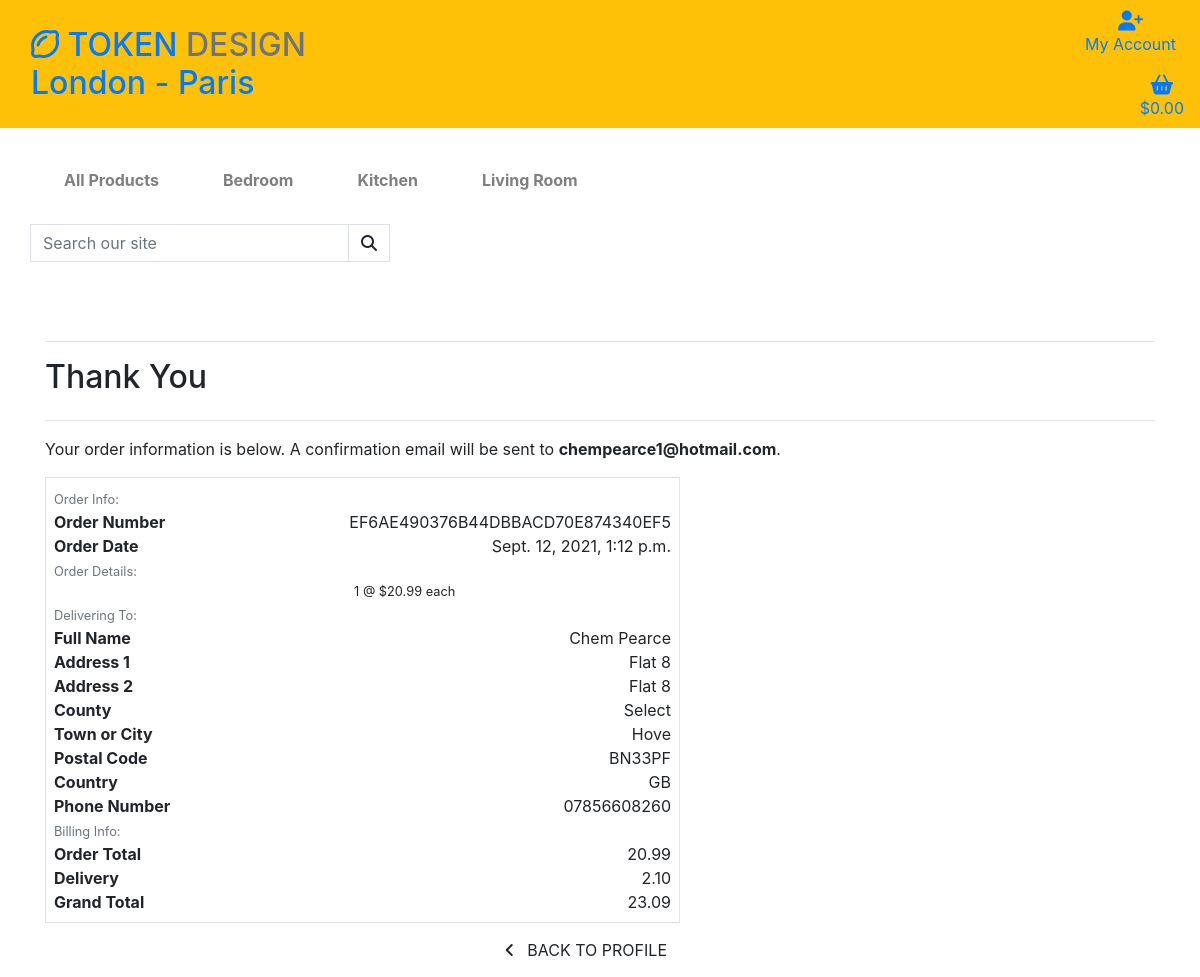
/profile/order_history/EF6AE490376B44DBBACD70E874340EF5, run on the app's committed database.
### checkout/models.py (models this page shows, shortened)
class Order(models.Model):
    order_number = models.CharField(max_length=32, null=False, editable=False)
    user_profile = models.ForeignKey(UserProfile, on_delete=models.SET_NULL,
                                     null=True, blank=True, related_name='orders')
    full_name = models.CharField(max_length=50, null=False, blank=False)
    email = models.EmailField(max_length=254, null=False, blank=False)
    phone_number = models.CharField(max_length=20, null=False, blank=False)
    country = CountryField(blank_label='Country *', null=False, blank=False)
    postcode = models.CharField(max_length=20, null=True, blank=True)
    town_or_city = models.CharField(max_length=40, null=False, blank=False)
    street_address1 = models.CharField(max_length=80, null=False, blank=False)
    street_address2 = models.CharField(max_length=80, null=True, blank=True)
    county = models.CharField(max_length=80, null=True, blank=True)
    date = models.DateTimeField(auto_now_add=True)
    delivery_cost = models.DecimalField(max_digits=6, decimal_places=2, null=False, default=0)
    order_total = models.DecimalField(max_digits=10, decimal_places=2, null=False, default=0)
    grand_total = models.DecimalField(max_digits=10, decimal_places=2, null=False, default=0)
    original_cart = models.TextField(null=False, blank=False, default='')
    stripe_pid = models.CharField(max_length=254, null=False, blank=False, default='')

class OrderLineItem(models.Model):
    order = models.ForeignKey(Order, null=False, blank=False, on_delete=models.CASCADE, related_name='lineitems')
    product = models.ForeignKey(Product, null=False, blank=False, on_delete=models.CASCADE)
    quantity = models.IntegerField(null=False, blank=False, default=0)
    lineitem_total = models.DecimalField(max_digits=6, decimal_places=2, null=False, blank=False, editable=False)

### products/models.py (models this page shows, shortened)
class Product(models.Model):
    category = models.ForeignKey('Category', null=True, blank=True, on_delete=models.SET_NULL)
    sku = models.CharField(max_length=254, null=True, blank=True)
    name = models.CharField(max_length=254)
    description = models.TextField()
    price = models.DecimalField(max_digits=6, decimal_places=2)
    rating = models.DecimalField(max_digits=6, decimal_places=2, null=True, blank=True)
    image_url = models.URLField(max_length=1024, null=True, blank=True)
    image = models.ImageField(null=True, blank=True)

### profiles/views.py (the view)
# urls.py: path('order_history/<order_number>', views.order_history, name='order_history')
def order_history(request, order_number):
    order = get_object_or_404(Order, order_number=order_number)
    messages.info(request, (
        f'This is a past confirmation for order number {order_number}. '
        'A confirmation email was sent on the order date.'
    ))
    template = 'checkout/checkout_success.html'
    context = {
        'order': order,
        'from_profile': True,
    }
    return render(request, template, context)

### shopping_cart/contexts.py (called while the page is built, shortened)
def cart_contents(request):
    cart_items = []
    total = 0
    product_count = 0
    shopping_cart = request.session.get('shopping_cart', {})
    if total < settings.FREE_DELIVERY_POINT:
        delivery = total * Decimal(settings.STANDARD_DELIVERY_PERCENTAGE / 100)
        free_delivery_delta = settings.FREE_DELIVERY_POINT - total
    else:
        delivery = 0
        free_delivery_delta = 0
    grand_total = delivery + total
    context = {
        'cart_items': cart_items,
        'total': total,
        'product_count': product_count,
        'delivery': delivery,
        'free_delivery_delta': free_delivery_delta,
        'free_delivery_point': settings.FREE_DELIVERY_POINT,
        'grand_total': grand_total,
    }
    return context

### checkout/templates/checkout/checkout_success.html (shortened to what this page needs)
{% extends "base.html" %}
{% load static %}
{% block extra_css %}
    <link rel="stylesheet" href="{% static 'checkout/css/checkout.css' %}">
{% endblock %}
{% block content %}
    <div class="container checkout-container">
        <div class="row">
            <div class="col">
                <hr>
                <h2 class="logo-font mb-4">Thank You</h2>
                <hr>
                <p class="text-black">Your order information is below. A confirmation email will be sent to <strong>{{ order.email }}</strong>.</p>
            </div>
        </div>
        <div class="row">
            <div class="col-12 col-lg-7">
                <div class="order-confirmation-wrapper p-2 border">
                    <div class="row">
                        <div class="col">
                            <small class="text-muted">Order Info:</small>
                        </div>
                    </div>
                    <div class="row">
                        <div class="col-12 col-md-4">
                            <p class="mb-0 text-black font-weight-bold">Order Number</p>
                        </div>
                        <div class="col-12 col-md-8 text-md-right">
                            <p class="mb-0">{{ order.order_number }}</p>
                        </div>
                    </div>
                    <div class="row">
                        <div class="col-12 col-md-4">
                            <p class="mb-0 text-black font-weight-bold">Order Date</p>
                        </div>
                        <div class="col-12 col-md-8 text-md-right">
                            <p class="mb-0">{{ order.date }}</p>
                        </div>
                    </div>
                    <div class="row">
                        <div class="col">
                            <small class="text-muted">Order Details:</small>
                        </div>
                    </div>
                    {% for item in order.lineitems.all %}
                    <div class="row">
                        <div class="col-12 col-md-8 text-md-right">
                            <p class="small mb-0">{{ item.quantity }} @ ${{ item.product.price }} each</p>
                        </div>
                    </div>
                    {% endfor %}
                    <div class="row">
                        <div class="col">
                            <small class="text-muted">Delivering To:</small>
                        </div>
                    </div>
                    <div class="row">
                        <div class="col-12 col-md-4">
                            <p class="mb-0 text-black font-weight-bold">Full Name</p>
                        </div>
                        <div class="col-12 col-md-8 text-md-right">
                            <p class="mb-0">{{ order.full_name }}</p>
                        </div>
                    </div>
                    <div class="row">
                        <div class="col-12 col-md-4">
                            <p class="mb-0 text-black font-weight-bold">Address 1</p>
                        </div>
                        <div class="col-12 col-md-8 text-md-right">
                            <p class="mb-0">{{ order.street_address1 }}</p>
                        </div>
                    </div>
                    {% if order.street_address2 %}
                    <div class="row">
                        <div class="col-12 col-md-4">
                            <p class="mb-0 text-black font-weight-bold">Address 2</p>
                        </div>
                        <div class="col-12 col-md-8 text-md-right">
                            <p class="mb-0">{{ order.street_address1 }}</p>
                        </div>
                    </div>
                    {% endif %}
                    {% if order.county %}
                    <div class="row">
                        <div class="col-12 col-md-4">
                            <p class="mb-0 text-black font-weight-bold">County</p>
                        </div>
                        <div class="col-12 col-md-8 text-md-right">
                            <p class="mb-0">{{ order.county }}</p>
                        </div>
                    </div>
                    {% endif %}
                    <div class="row">
                        <div class="col-12 col-md-4">
                            <p class="mb-0 text-black font-weight-bold">Town or City</p>
                        </div>
                        <div class="col-12 col-md-8 text-md-right">
                            <p class="mb-0">{{ order.town_or_city }}</p>
                        </div>
                    </div>
                    {% if order.postcode %}
                    <div class="row">
                        <div class="col-12 col-md-4">
                            <p class="mb-0 text-black font-weight-bold">Postal Code</p>
                        </div>
                        <div class="col-12 col-md-8 text-md-right">
                            <p class="mb-0">{{ order.postcode }}</p>
                        </div>
                    </div>
                    {% endif %}
                    <div class="row">
                        <div class="col-12 col-md-4">
                            <p class="mb-0 text-black font-weight-bold">Country</p>
                        </div>
                        <div class="col-12 col-md-8 text-md-right">
                            <p class="mb-0">{{ order.country }}</p>
                        </div>
                    </div>
                    <div class="row">
                        <div class="col-12 col-md-4">
                            <p class="mb-0 text-black font-weight-bold">Phone Number</p>
                        </div>
                        <div class="col-12 col-md-8 text-md-right">
                            <p class="mb-0">{{ order.phone_number }}</p>
                        </div>
                    </div>
                    <div class="row">
                        <div class="col">
                            <small class="text-muted">Billing Info:</small>
                        </div>
                    </div>
                    <div class="row">
                        <div class="col-12 col-md-4">
                            <p class="mb-0 text-black font-weight-bold">Order Total</p>
                        </div>
                        <div class="col-12 col-md-8 text-md-right">
                            <p class="mb-0">{{ order.order_total }}</p>
                        </div>
                    </div>
                    <div class="row">
                        <div class="col-12 col-md-4">
                            <p class="mb-0 text-black font-weight-bold">Delivery</p>
                        </div>
                        <div class="col-12 col-md-8 text-md-right">
                            <p class="mb-0">{{ order.delivery_cost }}</p>
                        </div>
                    </div>
                    <div class="row">
                        <div class="col-12 col-md-4">
                            <p class="mb-0 text-black font-weight-bold">Grand Total</p>
                        </div>
                        <div class="col-12 col-md-8 text-md-right">
                            <p class="mb-0">{{ order.grand_total }}</p>
                        </div>
                    </div>
                </div>
            </div>
        </div>
        <div class="row">
			<div class="col-12 col-lg-7 text-right">
                {% if from_profile %}
                    <a href="{% url 'profile' %}" class="btn btn-black rounded-0 my-2">
                        <span class="icon mr-2">
                            <i class="fas fa-angle-left"></i>
                        </span>
                        <span class="text-uppercase">Back to Profile</span>
                    </a>
                {% else %}
                    <a href="{% url 'products' %}?" class="btn btn-black rounded-0 my-2">
                        <span class="icon mr-2">
                            <i class="fas fa-gifts"></i>
                        </span>
                    </a>
                {% endif %}
			</div>
		</div>
    </div>
{% endblock %}

### checkout/static/checkout/css/checkout.css (style rules this page uses)
.checkout-container { margin-top:100px; }

### data on the page
Order: email "chempearce1@hotmail.com", order_number "EF6AE490376B44DBBACD70E874340EF5", date "Sept. 12, 2021, 1:12 p.m.", full_name "Chem Pearce", street_address1 "Flat 8", county "Select", town_or_city "Hove", postcode "BN33PF", country "GB", phone_number "07856608260", order_total "20.99", delivery_cost "2.10", grand_total "23.09"
OrderLineItem: quantity "1", product.price "20.99"
